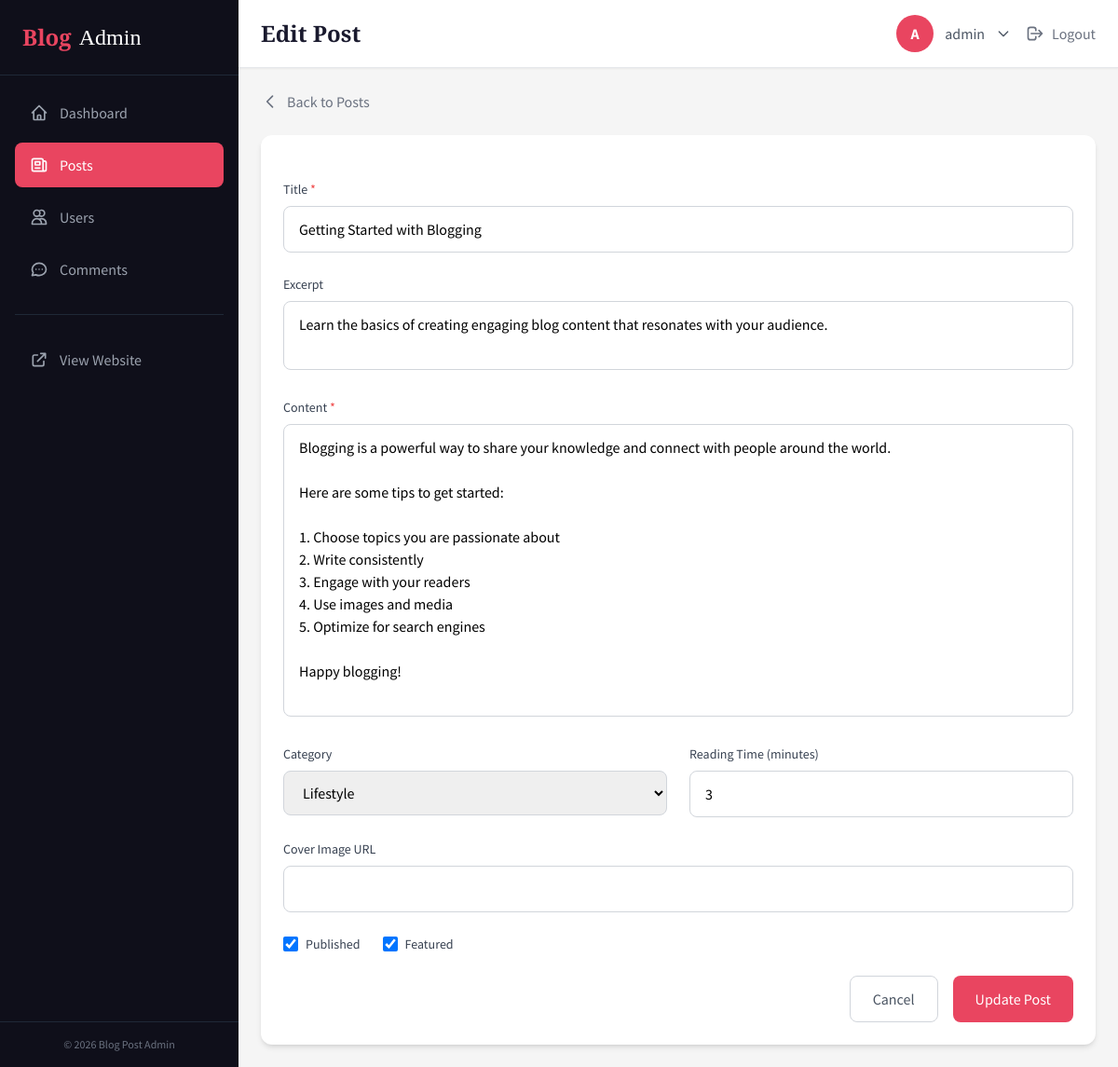
The page /dashboard/posts/2/edit (signed in) on the database its author committed.
### tables this page shows
CREATE TABLE IF NOT EXISTS posts (
    id INT AUTO_INCREMENT PRIMARY KEY,
    slug VARCHAR(200) NOT NULL UNIQUE,
    title VARCHAR(160) NOT NULL,
    excerpt VARCHAR(300) NULL,
    content TEXT NOT NULL,
    cover_image_url VARCHAR(500) NULL,
    author_id INT NOT NULL,
    category VARCHAR(50) DEFAULT 'General',
    is_featured TINYINT(1) DEFAULT 0,
    is_published TINYINT(1) DEFAULT 1,
    views INT DEFAULT 0,
    reading_time_min INT DEFAULT 5,
    created_at TIMESTAMP DEFAULT CURRENT_TIMESTAMP,
    updated_at TIMESTAMP DEFAULT CURRENT_TIMESTAMP ON UPDATE CURRENT_TIMESTAMP,
    FOREIGN KEY (author_id) REFERENCES users(id) ON DELETE CASCADE,
    INDEX idx_slug (slug),
    INDEX idx_is_featured (is_featured),
    INDEX idx_is_published (is_published),
    INDEX idx_category (category),
    INDEX idx_created_at (created_at)
);

### core/Controller.php (called while the page is built, shortened)
<?php
class Controller
{
    protected function view(string $view, array $data = []): void
    {
        extract($data);
        $viewPath = BASE_PATH . '/app/views/' . $view . '.php';
        require_once $viewPath;
    }
}

### app/controllers/dashboard/PostController.php (called while the page is built, shortened)
<?php
require_once BASE_PATH . '/core/Controller.php';
class PostController extends Controller
{
    private Post $postModel;
    public function __construct()
    {
        $this->postModel = new Post();
    }
    public function edit(string $id): void
    {
        $post = $this->postModel->find((int) $id);
        $this->view('dashboard/posts/edit', [
            'pageTitle' => 'Edit Post',
            'post' => $post,
            'error' => Session::getFlash('error'),
        ]);
    }
}

### public/index.php (called while the page is built, shortened)
<?php
require_once BASE_PATH . '/core/Database.php';
require_once BASE_PATH . '/core/Router.php';
$router = new Router();
try {
    $router->dispatch();
} catch (Exception $e) {
    if (true) {
        echo '<h1>Error</h1>';
        echo '<p>' . htmlspecialchars($e->getMessage()) . '</p>';
        echo '<pre>' . htmlspecialchars($e->getTraceAsString()) . '</pre>';
    } else {
        http_response_code(500);
        echo '<h1>500 - Internal Server Error</h1>';
    }
}

### config/database.php (called while the page is built)
<?php
return [
    'host' => 'localhost',
    'database' => 'blog_post_db',
    'username' => 'root',
    'password' => '',
    'charset' => 'utf8mb4',
];

### core/Database.php (called while the page is built, shortened)
<?php
class Database
{
    private static ?PDO $instance = null;
    public static function getInstance(): PDO
    {
        if (self::$instance === null) {
            $config = require_once BASE_PATH . '/config/database.php';
            $dsn = "mysql:host={$config['host']};dbname={$config['database']};charset={$config['charset']}";
            try {
                self::$instance = new PDO($dsn, $config['username'], $config['password'], [
                    PDO::ATTR_ERRMODE => PDO::ERRMODE_EXCEPTION,
                    PDO::ATTR_DEFAULT_FETCH_MODE => PDO::FETCH_ASSOC,
                    PDO::ATTR_EMULATE_PREPARES => false,
                ]);
            } catch (PDOException $e) {
                throw new Exception("Database connection failed: " . $e->getMessage());
            }
        }
        return self::$instance;
    }
}

### core/Model.php (called while the page is built, shortened)
<?php
class Model
{
    protected PDO $db;
    protected string $table;
    protected string $primaryKey = 'id';
    public function __construct()
    {
        $this->db = Database::getInstance();
    }
    public function find(int $id): ?array
    {
        $stmt = $this->db->prepare("SELECT * FROM {$this->table} WHERE {$this->primaryKey} = :id");
        $stmt->execute(['id' => $id]);
        $result = $stmt->fetch();
        return $result ?: null;
    }
}

### app/views/dashboard/posts/edit.php (the view, shortened to what this page needs)
<div class="mb-6">
    <a href="/blog-post/dashboard/posts" class="text-gray-500 hover:text-primary transition-colors flex items-center space-x-2">
        <svg class="w-5 h-5" fill="none" stroke="currentColor" viewBox="0 0 24 24">
            <path stroke-linecap="round" stroke-linejoin="round" stroke-width="2" d="M15 19l-7-7 7-7"/>
        </svg>
        <span>Back to Posts</span>
    </a>
</div>
<div class="bg-white rounded-xl shadow-md p-6">
    <form action="/blog-post/dashboard/posts/<?= $post['id'] ?>" method="POST" class="space-y-6">
        <div>
            <label for="title" class="block text-sm font-medium text-gray-700 mb-2">
                Title <span class="text-red-500">*</span>
            </label>
            <input
                type="text"
                id="title"
                name="title"
                required
                maxlength="160"
                value="<?= htmlspecialchars($post['title']) ?>"
                class="w-full px-4 py-3 border border-gray-300 rounded-lg focus:outline-none focus:ring-2 focus:ring-accent focus:border-transparent"
            >
        </div>
        <div>
            <label for="excerpt" class="block text-sm font-medium text-gray-700 mb-2">
                Excerpt
            </label>
            <textarea
                id="excerpt"
                name="excerpt"
                rows="2"
                maxlength="300"
                class="w-full px-4 py-3 border border-gray-300 rounded-lg focus:outline-none focus:ring-2 focus:ring-accent focus:border-transparent resize-none"
            ><?= htmlspecialchars($post['excerpt'] ?? '') ?></textarea>
        </div>
        <div>
            <label for="content" class="block text-sm font-medium text-gray-700 mb-2">
                Content <span class="text-red-500">*</span>
            </label>
            <textarea
                id="content"
                name="content"
                rows="12"
                required
                class="w-full px-4 py-3 border border-gray-300 rounded-lg focus:outline-none focus:ring-2 focus:ring-accent focus:border-transparent resize-none"
            ><?= htmlspecialchars($post['content'] ?? '') ?></textarea>
        </div>
        <div class="grid grid-cols-1 md:grid-cols-2 gap-6">
            <div>
                <label for="category" class="block text-sm font-medium text-gray-700 mb-2">
                    Category
                </label>
                <select
                    id="category"
                    name="category"
                    class="w-full px-4 py-3 border border-gray-300 rounded-lg focus:outline-none focus:ring-2 focus:ring-accent focus:border-transparent"
                >
                    <?php $categories = ['General', 'Technology', 'Lifestyle', 'Travel', 'Food', 'Health', 'Business']; ?>
                    <?php foreach ($categories as $cat): ?>
                        <option value="<?= $cat ?>" <?= ($post['category'] ?? '') === $cat ? 'selected' : '' ?>><?= $cat ?></option>
                    <?php endforeach; ?>
                </select>
            </div>
            <div>
                <label for="reading_time_min" class="block text-sm font-medium text-gray-700 mb-2">
                    Reading Time (minutes)
                </label>
                <input
                    type="number"
                    id="reading_time_min"
                    name="reading_time_min"
                    min="1"
                    max="60"
                    value="<?= $post['reading_time_min'] ?? 5 ?>"
                    class="w-full px-4 py-3 border border-gray-300 rounded-lg focus:outline-none focus:ring-2 focus:ring-accent focus:border-transparent"
                >
            </div>
        </div>
        <div>
            <label for="cover_image_url" class="block text-sm font-medium text-gray-700 mb-2">
                Cover Image URL
            </label>
            <input
                type="url"
                id="cover_image_url"
                name="cover_image_url"
                value="<?= htmlspecialchars($post['cover_image_url'] ?? '') ?>"
                class="w-full px-4 py-3 border border-gray-300 rounded-lg focus:outline-none focus:ring-2 focus:ring-accent focus:border-transparent"
            >
        </div>
        <div class="flex items-center space-x-6">
            <label class="flex items-center space-x-2 cursor-pointer">
                <input type="checkbox" name="is_published" value="1" <?= $post['is_published'] ? 'checked' : '' ?> class="w-4 h-4 text-accent rounded focus:ring-accent">
                <span class="text-sm text-gray-700">Published</span>
            </label>
            <label class="flex items-center space-x-2 cursor-pointer">
                <input type="checkbox" name="is_featured" value="1" <?= $post['is_featured'] ? 'checked' : '' ?> class="w-4 h-4 text-accent rounded focus:ring-accent">
                <span class="text-sm text-gray-700">Featured</span>
            </label>
        </div>
        <div class="flex justify-end space-x-4">
            <a href="/blog-post/dashboard/posts" class="px-6 py-3 border border-gray-300 rounded-lg text-gray-600 hover:bg-gray-50 transition-colors">
                Cancel
            </a>
            <button type="submit" class="px-6 py-3 bg-accent hover:bg-red-600 text-white rounded-lg transition-colors">
                Update Post
            </button>
        </div>
    </form>
</div>
<?php
require_once BASE_PATH . '/app/views/dashboard/layouts/main.php';
?>

### core/Router.php (shortened to what this page needs)
<?php
class Router
{
    private array $routes = [];
    private function addRoute(string $method, string $path, string $controller, string $action, array $middleware): void
    {
        $pattern = preg_replace('/\{([a-zA-Z]+)\}/', '(?P<$1>[^/]+)', $path);
        $pattern = '#^' . $pattern . '$#';
        $this->routes[] = [
            'method' => $method,
            'path' => $path,
            'pattern' => $pattern,
            'controller' => $controller,
            'action' => $action,
            'middleware' => $middleware,
        ];
    }
    public function dispatch(): void
    {
        $requestUri = parse_url($_SERVER['REQUEST_URI'], PHP_URL_PATH);
        $basePath = '/blog-post';
        if (strpos($requestUri, $basePath) === 0) {
            $requestUri = substr($requestUri, strlen($basePath));
        }
        $requestMethod = $_SERVER['REQUEST_METHOD'];
        foreach ($this->routes as $route) {
            if ($route['method'] !== $requestMethod) {
                continue;
            }
            if (preg_match($route['pattern'], $requestUri, $matches)) {
                $params = array_filter($matches, 'is_string', ARRAY_FILTER_USE_KEY);
                $controller = new $controllerClass();
                $action = $route['action'];
                call_user_func_array([$controller, $action], $params);
                return;
            }
        }
    }
}

### public/css/dashboard.css (style rules this page uses)
* { scroll-behavior: smooth; }

### rows shown on the page
posts: title "Getting Started with Blogging", excerpt "Learn the basics of creating engaging blog content that resonates with your audience.", content "Blogging is a powerful way to share your knowledge and connect with people around the world. Here are some tips to get started: 1. Choose topics you are passionate about 2. Write consistently 3. Engage with your readers 4. Use images and media 5. Optimize for search engines Happy blogging!", category "Lifestyle", reading_time_min "3", is_published "☑", is_featured "☑"
